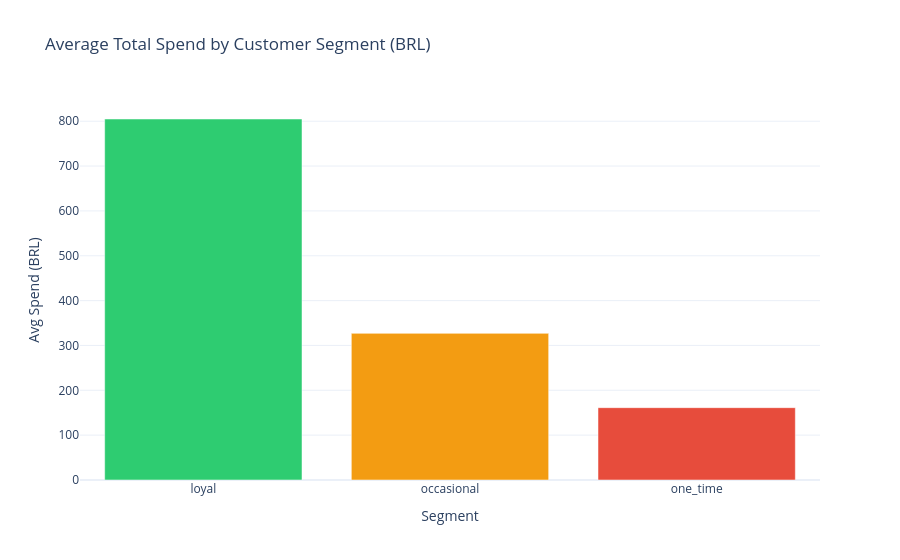

Notebook code cell kept with this figure:
### Code cell
# Chart 3 — Avg Spend by Segment
spend_by_segment = df.groupby('customer_segment').agg(
    avg_spend=('total_spend', 'mean'),
    total_customers=('customer_unique_id', 'count')
).reset_index()

fig3 = px.bar(
    spend_by_segment, x='customer_segment', y='avg_spend',
    title='Average Total Spend by Customer Segment (BRL)',
    labels={'customer_segment': 'Segment', 'avg_spend': 'Avg Spend (BRL)'},
    color='customer_segment',
    color_discrete_map={'one_time': '#e74c3c', 'occasional': '#f39c12', 'loyal': '#2ecc71'}
)
fig3.update_layout(template='plotly_white', showlegend=False)
fig3.show()
with open(os.path.join(OUT, 'churn_spend_by_segment.json'), 'w') as f:
    f.write(fig3.to_json())
print('Exported churn_spend_by_segment.json')

### Figure 1 — Plotly figure (JSON) as saved in the notebook; plotly's stock layout.template omitted (floating-point values rounded to 4 significant figures)
{"data": [{"hovertemplate": "Segment=%{x}<br>Avg Spend (BRL)=%{y}<extra></extra>", "legendgroup": "loyal", "marker": {"color": "#2ecc71", "pattern": {"shape": ""}}, "name": "loyal", "orientation": "v", "showlegend": true, "textposition": "auto", "type": "bar", "x": ["loyal"], "xaxis": "x", "y": [804.9], "yaxis": "y"}, {"hovertemplate": "Segment=%{x}<br>Avg Spend (BRL)=%{y}<extra></extra>", "legendgroup": "occasional", "marker": {"color": "#f39c12", "pattern": {"shape": ""}}, "name": "occasional", "orientation": "v", "showlegend": true, "textposition": "auto", "type": "bar", "x": ["occasional"], "xaxis": "x", "y": [327.0], "yaxis": "y"}, {"hovertemplate": "Segment=%{x}<br>Avg Spend (BRL)=%{y}<extra></extra>", "legendgroup": "one_time", "marker": {"color": "#e74c3c", "pattern": {"shape": ""}}, "name": "one_time", "orientation": "v", "showlegend": true, "textposition": "auto", "type": "bar", "x": ["one_time"], "xaxis": "x", "y": [161.3], "yaxis": "y"}], "layout": {"barmode": "relative", "legend": {"title": {"text": "Segment"}, "tracegroupgap": 0}, "showlegend": false, "title": {"text": "Average Total Spend by Customer Segment (BRL)"}, "xaxis": {"anchor": "y", "categoryarray": ["loyal", "occasional", "one_time"], "categoryorder": "array", "domain": [0, 1], "title": {"text": "Segment"}}, "yaxis": {"anchor": "x", "domain": [0, 1], "title": {"text": "Avg Spend (BRL)"}}}}
